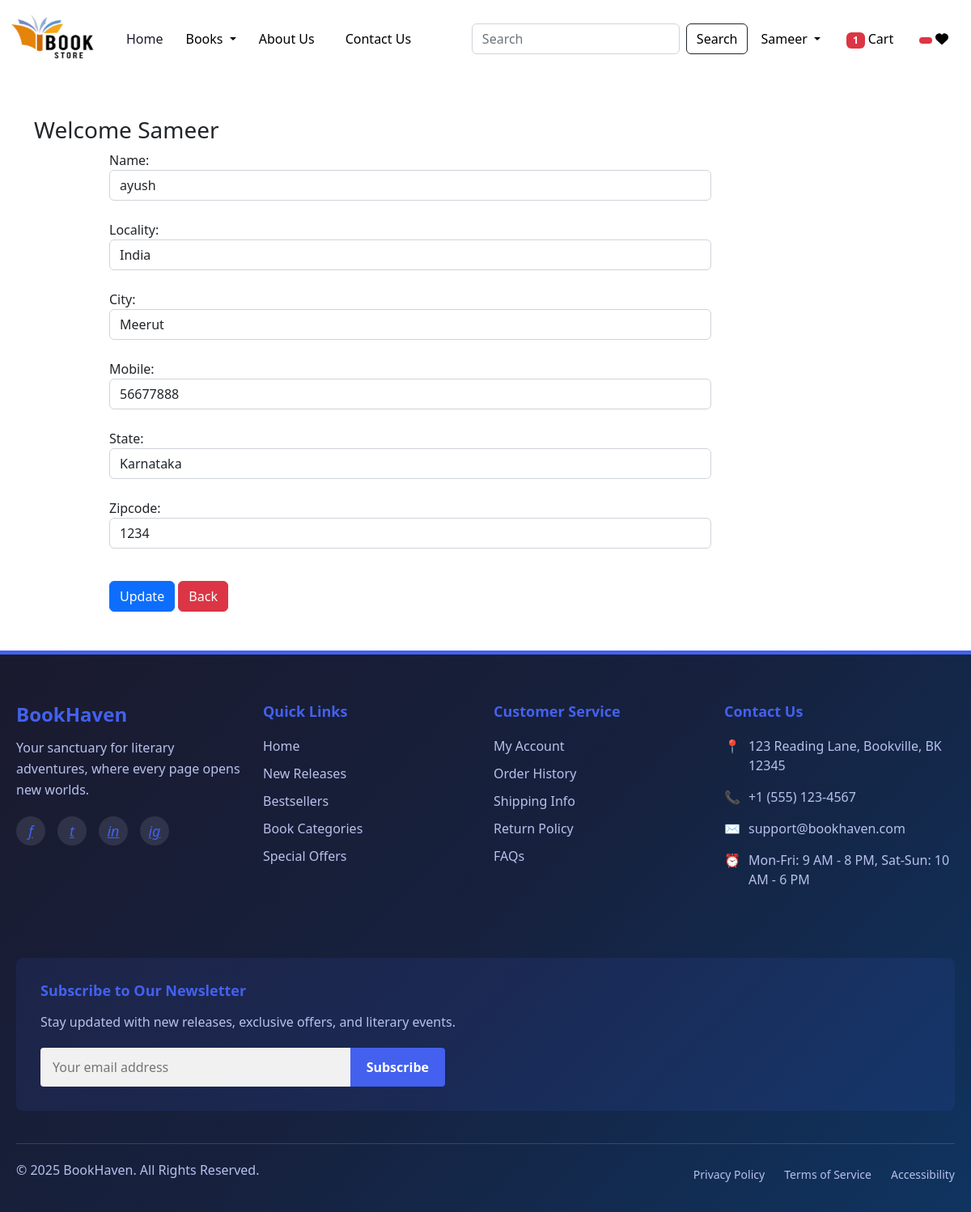
The app's page /updateAddress/9 (signed in) with its own data.
### app/models.py (models this page shows, shortened)
class Customer(models.Model):
    user = models.ForeignKey(User,on_delete=models.CASCADE)
    name = models.CharField(max_length=200)
    locality = models.CharField(max_length=200)
    city = models.CharField(max_length=50)
    mobile = models.IntegerField(default=0)
    zipcode = models.IntegerField()
    state = models.CharField(choices=STATE_CHOICES,max_length=100)

### app/views.py (the view, shortened to what this page needs)
# urls.py: path('updateAddress/<int:pk>', views.updateAddress.as_view(), name='updateAddress'),
@method_decorator(login_required,name='dispatch')
class updateAddress(View):
    def get(self,request,pk):
        add = Customer.objects.get(pk=pk)
        form = CustomerProfileForm(instance=add)
        totalitem = 0
        wishitem=0
        if request.user.is_authenticated:
            totalitem = len(Cart.objects.filter(user=request.user))
            wishitem = len(Wishlist.objects.filter(user=request.user))
        return render(request, 'app/updateAddress.html',locals())

### app/forms.py
class CustomerProfileForm(forms.ModelForm):
    class Meta:
        model = Customer
        fields=['name','locality','city','mobile','state','zipcode']
        widgets={
            'name':forms.TextInput(attrs={'class':'form-control'}),
            'locality':forms.TextInput(attrs={'class':'form-control'}),
            'city':forms.TextInput(attrs={'class':'form-control'}),
            'mobile':forms.NumberInput(attrs={'class':'form-control'}),
            'state':forms.Select(attrs={'class':'form-control'}),
            'zipcode':forms.NumberInput(attrs={'class':'form-control'}),
        }

### app/templates/app/updateAddress.html (shortened to what this page needs)
{% extends 'app/base.html' %}
{% load static %}
{% block main-content %}
<div class="container my-5">
    <div class="row">
     <h3>Welcome <span class="text-capitalize">{{request.user}}</span></h3>
    </div>
    <div class="col-sm-8 offset-sm-1">
        <form action="" method="post">
            {% for fm in form %}
                {{fm.label_tag}} {{fm}} <small class="text-danger">{{fm.errors|striptags}}</small> <br>
            {% endfor %}
            <div class="col-12 mt-3">
                <button type="submit" class="btn btn-primary">Update</button>
                <a href="{% url 'address' %}" type='button' class='btn btn-danger'>Back</a>
            </div>
        </form>
    </div>
</div>
{% endblock main-content %}

### app/templates/app/base.html (shortened to what this page needs)
<!DOCTYPE html>
{% load static %}
<html lang="en">
<head>
    <link href="https://cdn.jsdelivr.net/npm/bootstrap@5.2.2/dist/css/bootstrap.min.css" rel="stylesheet">
    <link rel="stylesheet" href="{% static 'app/css/owl.carousel.min.css' %}" />
    <link rel="stylesheet" href="{% static 'app/css/all.min.css' %}" />
    <link rel="stylesheet" href="{% static 'app/css/style.css' %}" />
</head>
<body>
  <nav class="navbar navbar-expand-lg navbar-dark" style="background-color: white;">
        <div class="container-fluid">
          <a class="navbar-brand" href="#">
            <img src="{% static "app/images/banner/xyz.png" %}" width="120" height="70" />
          </a>
          <div class="collapse navbar-collapse" id="navbarSupportedContent">
            <ul class="navbar-nav me-auto mb-2 mb-lg-0">
              <li class="nav-item" style="border-right: 2px solid white; padding-right: 10px; margin-right: 10px rounded;">
                <a class="nav-link active " aria-current="page" href="/" style="color: #1a1a2e;">Home</a>
              </li>
              <li class="nav-item dropdown" style="border-right: 2px solid white; padding-right: 10px; margin-right: 10px rounded;">
                <a class="nav-link dropdown-toggle" href="#" role="button" data-bs-toggle="dropdown" aria-expanded="false" style="color: black;"  >
                  Books
                </a>
              </li>
              <li class="nav-item" style="border-right: 2px solid white; padding-right: 10px; margin-right: 10px;">
                <a class="nav-link" href="{% url 'about' %}" style="color: black;">About Us</a>
              </li>
              <li class="nav-item">
                <a class="nav-link" href="{% url 'contact' %}" style="color: black;">Contact Us</a>
              </li>
            </ul>
            <form class="d-flex" role="search" action="/search">
              <input class="form-control me-2" type="search" placeholder="Search" name="search"  aria-label="Search">
              <button class="btn btn-outline-dark" type="submit" style="color: black;">Search</button>
            </form>
          </div>
          <ul class="navbar-nav me-auto mb-2 mb-lg-0 rounded">
            <li class="nav-item dropdown mx-2">
              {% if user.is_authenticated %}
              <a class="nav-link dropdown-toggle" id="profileDropdown" role="button" data-bs-toggle="dropdown" aria-expanded="false" style="color: black;">
                {{ user.username }}
              </a>
                {% endif %}
            </li>
            <li class="nav-item mx-2">
              <a href="{% url 'showcart' %}" class="nav-link" style="color: black;">
                <span class="badge bg-danger">
                  {% if totalitem > 0 %} {{ totalitem }} {% endif %}
                </span>
                Cart
              </a>
            </li>
            <li class="nav-item mx-2">
              <a href="{% url 'showwishlist' %}" class="nav-link text-white">
                <span class="badge bg-danger">
                </span>
                <i class="fa fa-heart" style="color: black;"></i>
              </a>
            </li>
          </ul>
        </div>
      </nav>
      {% block main-content %}{% endblock main-content %}
      <footer style="background: linear-gradient(135deg, #1a1a2e 0%, #16213e 50%, #0f3460 100%); color: #f1f1f1; padding: 60px 0 30px; font-family: 'Segoe UI', Tahoma, Geneva, Verdana, sans-serif; border-top: 5px solid #4361ee;">
        <div style="max-width: 1200px; margin: 0 auto; padding: 0 20px;">
          <div style="display: flex; flex-wrap: wrap; justify-content: space-between; margin-bottom: 40px;">
            <div style="flex: 1; min-width: 240px; margin-bottom: 30px; padding-right: 20px;">
              <h3 style="color: #4361ee; font-size: 24px; margin-bottom: 15px; font-weight: 700;">BookHaven</h3>
              <p style="line-height: 1.6; color: #b8c1ec; margin-bottom: 20px;">Your sanctuary for literary adventures, where every page opens new worlds.</p>
              <div style="display: flex; gap: 15px;">
                <a href="#" style="color: #4361ee; display: inline-block; width: 36px; height: 36px; line-height: 36px; text-align: center; border-radius: 50%; background-color: rgba(255,255,255,0.1); transition: all 0.3s ease;">
                  <i style="font-size: 18px;">f</i>
                </a>
                <a href="#" style="color: #4361ee; display: inline-block; width: 36px; height: 36px; line-height: 36px; text-align: center; border-radius: 50%; background-color: rgba(255,255,255,0.1); transition: all 0.3s ease;">
                  <i style="font-size: 18px;">t</i>
                </a>
                <a href="#" style="color: #4361ee; display: inline-block; width: 36px; height: 36px; line-height: 36px; text-align: center; border-radius: 50%; background-color: rgba(255,255,255,0.1); transition: all 0.3s ease;">
                  <i style="font-size: 18px;">in</i>
                </a>
                <a href="#" style="color: #4361ee; display: inline-block; width: 36px; height: 36px; line-height: 36px; text-align: center; border-radius: 50%; background-color: rgba(255,255,255,0.1); transition: all 0.3s ease;">
                  <i style="font-size: 18px;">ig</i>
                </a>
              </div>
            </div>
            <div style="flex: 1; min-width: 160px; margin-bottom: 30px;">
              <h4 style="color: #4361ee; font-size: 18px; margin-bottom: 20px; font-weight: 600;">Quick Links</h4>
              <ul style="list-style: none; padding: 0; margin: 0;">
                <li style="margin-bottom: 10px;"><a href="#" style="color: #b8c1ec; text-decoration: none; transition: color 0.3s ease;">Home</a></li>
                <li style="margin-bottom: 10px;"><a href="#" style="color: #b8c1ec; text-decoration: none; transition: color 0.3s ease;">New Releases</a></li>
                <li style="margin-bottom: 10px;"><a href="#" style="color: #b8c1ec; text-decoration: none; transition: color 0.3s ease;">Bestsellers</a></li>
                <li style="margin-bottom: 10px;"><a href="#" style="color: #b8c1ec; text-decoration: none; transition: color 0.3s ease;">Book Categories</a></li>
                <li style="margin-bottom: 10px;"><a href="#" style="color: #b8c1ec; text-decoration: none; transition: color 0.3s ease;">Special Offers</a></li>
              </ul>
            </div>
            <div style="flex: 1; min-width: 160px; margin-bottom: 30px;">
              <h4 style="color: #4361ee; font-size: 18px; margin-bottom: 20px; font-weight: 600;">Customer Service</h4>
              <ul style="list-style: none; padding: 0; margin: 0;">
                <li style="margin-bottom: 10px;"><a href="#" style="color: #b8c1ec; text-decoration: none; transition: color 0.3s ease;">My Account</a></li>
                <li style="margin-bottom: 10px;"><a href="#" style="color: #b8c1ec; text-decoration: none; transition: color 0.3s ease;">Order History</a></li>
                <li style="margin-bottom: 10px;"><a href="#" style="color: #b8c1ec; text-decoration: none; transition: color 0.3s ease;">Shipping Info</a></li>
                <li style="margin-bottom: 10px;"><a href="#" style="color: #b8c1ec; text-decoration: none; transition: color 0.3s ease;">Return Policy</a></li>
                <li style="margin-bottom: 10px;"><a href="#" style="color: #b8c1ec; text-decoration: none; transition: color 0.3s ease;">FAQs</a></li>
              </ul>
            </div>
            <div style="flex: 1; min-width: 240px; margin-bottom: 30px;">
              <h4 style="color: #4361ee; font-size: 18px; margin-bottom: 20px; font-weight: 600;">Contact Us</h4>
              <p style="margin-bottom: 15px; display: flex; align-items: flex-start; color: #b8c1ec;">
                <span style="margin-right: 10px; color: #4361ee;">📍</span>
                <span>123 Reading Lane, Bookville, BK 12345</span>
              </p>
              <p style="margin-bottom: 15px; display: flex; align-items: flex-start; color: #b8c1ec;">
                <span style="margin-right: 10px; color: #4361ee;">📞</span>
                <span>+1 (555) 123-4567</span>
              </p>
              <p style="margin-bottom: 15px; display: flex; align-items: flex-start; color: #b8c1ec;">
                <span style="margin-right: 10px; color: #4361ee;">✉️</span>
                <span>support@bookhaven.com</span>
              </p>
              <p style="margin-bottom: 15px; display: flex; align-items: flex-start; color: #b8c1ec;">
                <span style="margin-right: 10px; color: #4361ee;">⏰</span>
                <span>Mon-Fri: 9 AM - 8 PM, Sat-Sun: 10 AM - 6 PM</span>
              </p>
            </div>
          </div>
          <div style="background-color: rgba(67, 97, 238, 0.1); padding: 30px; border-radius: 8px; margin-bottom: 40px;">
            <h4 style="color: #4361ee; font-size: 18px; margin-bottom: 15px; font-weight: 600;">Subscribe to Our Newsletter</h4>
            <p style="color: #b8c1ec; margin-bottom: 20px;">Stay updated with new releases, exclusive offers, and literary events.</p>
            <div style="display: flex; max-width: 500px;">
              <input type="email" placeholder="Your email address" style="flex: 1; padding: 12px 15px; border: none; border-radius: 4px 0 0 4px; background-color: #f1f1f1; color: #333;">
              <button style="padding: 12px 20px; background-color: #4361ee; color: white; border: none; border-radius: 0 4px 4px 0; cursor: pointer; font-weight: 600;">Subscribe</button>
            </div>
          </div>
          <div style="border-top: 1px solid rgba(184, 193, 236, 0.2); padding-top: 20px; display: flex; flex-wrap: wrap; justify-content: space-between; align-items: center;">
            <p style="color: #b8c1ec; margin-bottom: 10px;">© 2025 BookHaven. All Rights Reserved.</p>
            <div>
              <a href="#" style="color: #b8c1ec; text-decoration: none; margin-left: 20px; font-size: 14px;">Privacy Policy</a>
              <a href="#" style="color: #b8c1ec; text-decoration: none; margin-left: 20px; font-size: 14px;">Terms of Service</a>
              <a href="#" style="color: #b8c1ec; text-decoration: none; margin-left: 20px; font-size: 14px;">Accessibility</a>
            </div>
          </div>
        </div>
      </footer>
</body>
</html>

### records on screen
Customer: form "ayush" "India" "Meerut" "56677888" "Karnataka" "1234"

### other values on screen
{{ user.username }} "Sameer"
{{ totalitem }} "1"
{{ request.user }} "Sameer"
{{ fm.label_tag }} "Name:" "Locality:" "City:" "Mobile:" "State:" "Zipcode:"
